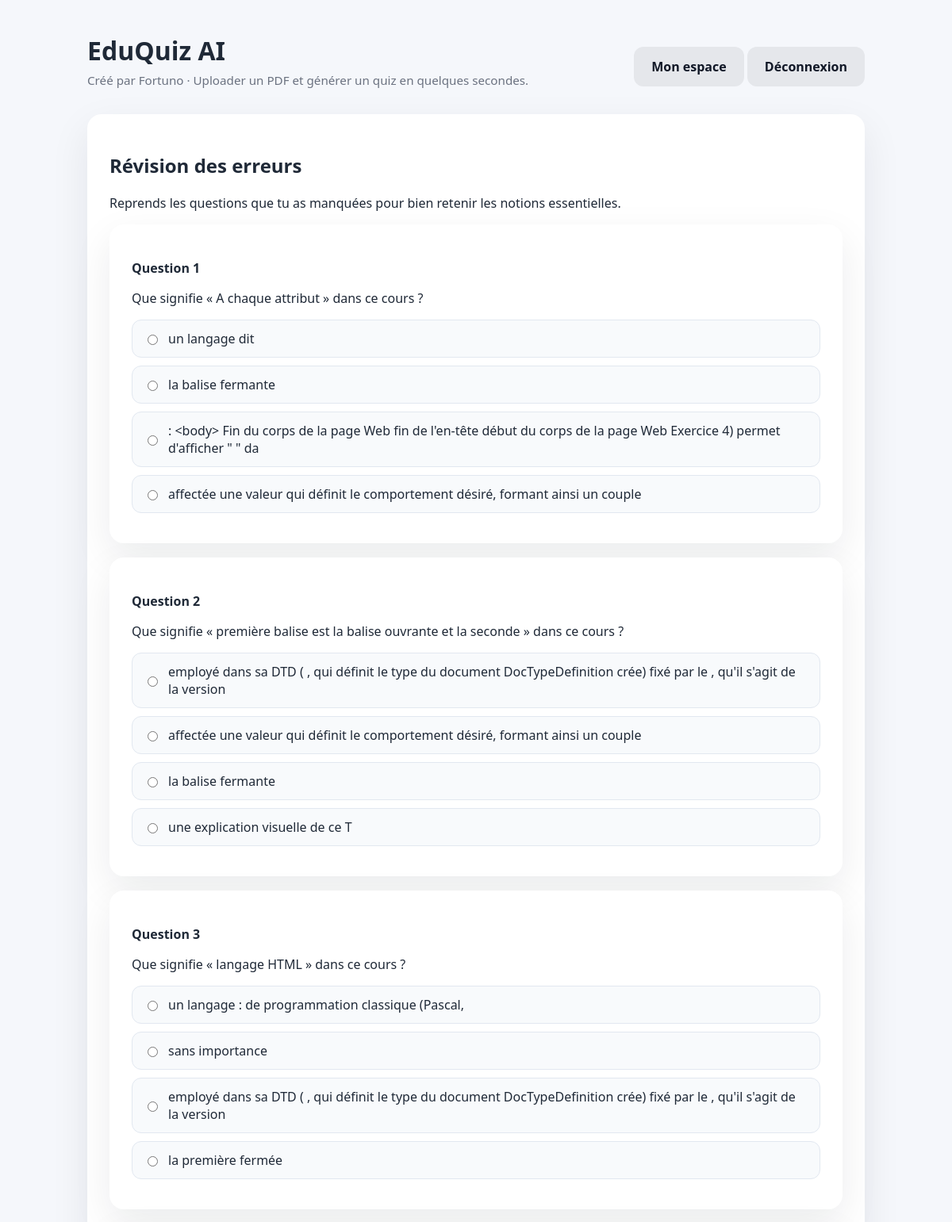
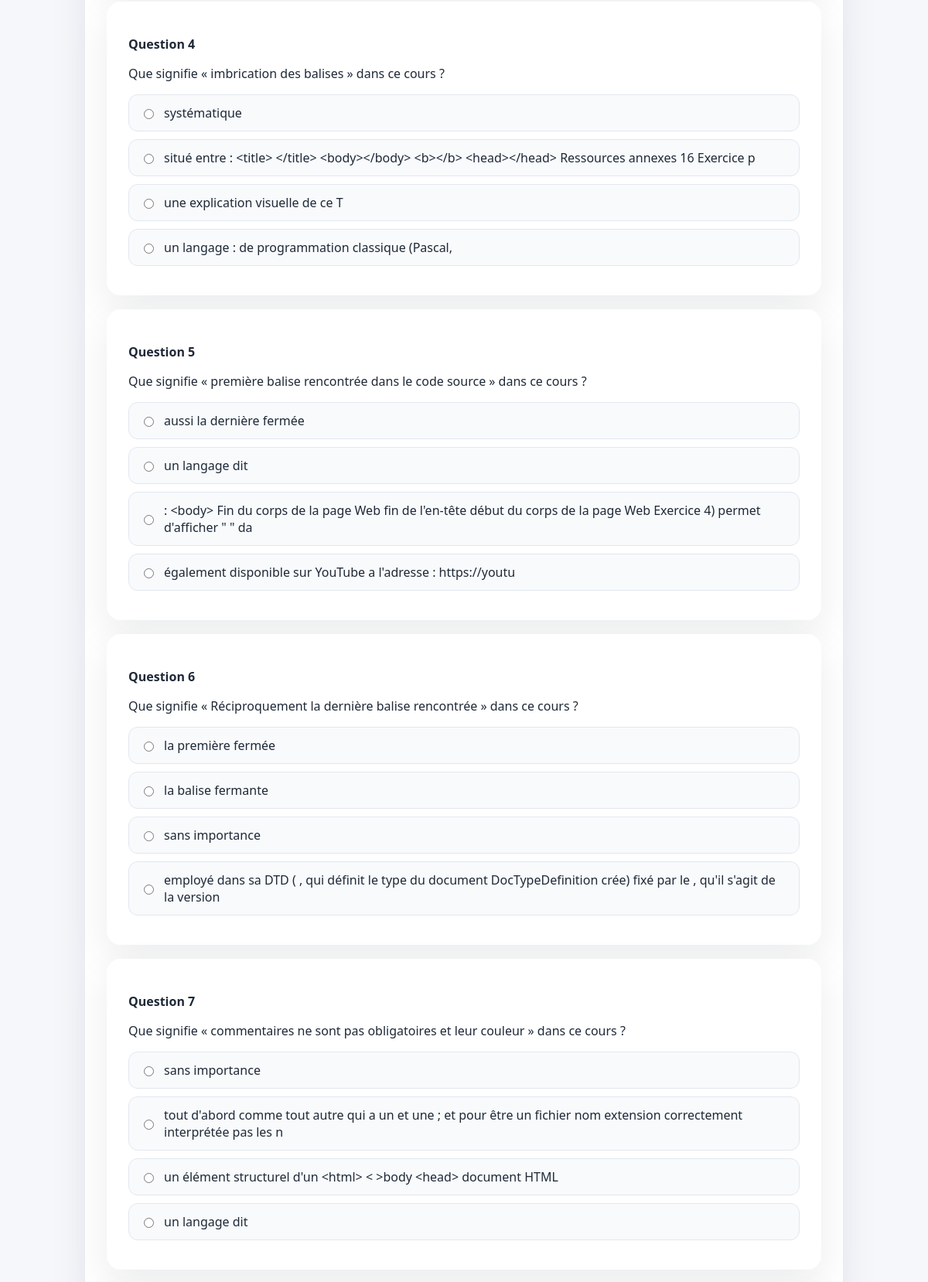
Screenshot of /review/4/ (signed in, upper part) with the database file from the repository (2 pictures, top to bottom).
### quiz/models.py (models this page shows, shortened)
class Answer(models.Model):
    attempt = models.ForeignKey(
        QuizAttempt,
        on_delete=models.CASCADE,
        related_name='answers',
    )
    question = models.ForeignKey(QuizQuestion, on_delete=models.CASCADE)
    selected_option = models.CharField(max_length=1, choices=OPTION_CHOICES)
    is_correct = models.BooleanField(default=False)

class QuizQuestion(models.Model):
    quiz = models.ForeignKey(
        Quiz,
        on_delete=models.CASCADE,
        related_name='questions',
    )
    text = models.TextField()
    option_a = models.CharField(max_length=255)
    option_b = models.CharField(max_length=255)
    option_c = models.CharField(max_length=255)
    option_d = models.CharField(max_length=255)
    correct_option = models.CharField(max_length=1, choices=OPTION_CHOICES)
    explanation = models.TextField(blank=True)
    def all_options(self):
        return [
            ('a', self.option_a),
            ('b', self.option_b),
            ('c', self.option_c),
            ('d', self.option_d),
        ]

### quiz/views.py (the view, shortened to what this page needs)
# urls.py: path('review/<int:attempt_id>/', views.review_errors, name='review_errors'),
@login_required
def review_errors(request, attempt_id):
    attempt = get_object_or_404(QuizAttempt, pk=attempt_id, user=request.user)
    wrong_answers = attempt.answers.filter(is_correct=False).select_related('question')
    review_data = None
    return render(
        request,
        'quiz/review.html',
        {
            'attempt': attempt,
            'wrong_answers': wrong_answers,
            'review_data': review_data,
        },
    )

### quiz/templates/quiz/review.html (shortened to what this page needs)
{% extends 'quiz/base.html' %}
{% block content %}
<div class="quiz-card">
    <h2>Révision des erreurs</h2>
    <p>Reprends les questions que tu as manquées pour bien retenir les notions essentielles.</p>
    {% if wrong_answers %}
        {% if review_data %}
            <div class="panel">
                <h3>Résultat de ta révision</h3>
                <p>Corrections réussies : <strong>{{ review_data.corrected }}/{{ review_data.max_score }}</strong></p>
                <div class="summary-box">
                    <pre style="white-space: pre-wrap; margin:0;">{{ review_data.feedback }}</pre>
                </div>
            </div>
            <a class="button" href="{% url 'quiz:dashboard' %}">Retour au tableau de bord</a>
        {% else %}
            <form method="post">
                {% for answer in wrong_answers %}
                    <div class="panel" style="margin-bottom: 18px;">
                        <p><strong>Question {{ forloop.counter }}</strong></p>
                        <p>{{ answer.question.text }}</p>
                        {% for option_key, option_text in answer.question.all_options %}
                            <label class="radio-label">
                                <input type="radio" name="question_{{ answer.question.id }}" value="{{ option_key }}" />
                                {{ option_text }}
                            </label>
                        {% endfor %}
                    </div>
                {% endfor %}
            </form>
        {% endif %}
    {% else %}
        <div class="panel">
            <p>Félicitations ! Tu n’as aucune erreur à revoir sur ce quiz.</p>
            <a class="button" href="{% url 'quiz:dashboard' %}">Retour au tableau de bord</a>
        </div>
    {% endif %}
</div>
{% endblock %}

### quiz/templates/quiz/base.html (style rules this page uses)
body { margin: 0; font-family: 'Segoe UI', Tahoma, Geneva, Verdana, sans-serif; background: #f5f7fb; color: #1f2937; }
.hero-card, .panel, .form-card, .quiz-card, .result-card { background: #ffffff; border-radius: 18px; box-shadow: 0 18px 50px rgba(15, 23, 42, 0.08); padding: 28px; margin-bottom: 20px; }
.radio-label { display: flex; align-items: center; gap: 10px; padding: 12px 14px; background: #f8fafc; border-radius: 12px; margin-bottom: 10px; border: 1px solid #e2e8f0; cursor: pointer; transition: background 0.2s ease; }
.radio-label input { accent-color: #2563eb; }

### rows the page displays
Answer: question.text "Que signifie « A chaque attribut » dans ce cours ?"
QuizQuestion: all_options "un langage dit" "la balise fermante" ": <body> Fin du corps de la page Web fin de l'en-tête début du corps de la page Web Exercice 4) permet d'afficher \" \" da" "affectée une valeur qui définit le comportement désiré, formant ainsi un couple"
Answer: question.text "Que signifie « première balise est la balise ouvrante et la seconde » dans ce cours ?"
QuizQuestion: all_options "employé dans sa DTD ( , qui définit le type du document DocTypeDefinition crée) fixé par le , qu'il s'agit de la version" "affectée une valeur qui définit le comportement désiré, formant ainsi un couple" "la balise fermante" "une explication visuelle de ce T"
Answer: question.text "Que signifie « langage HTML » dans ce cours ?"
QuizQuestion: all_options "un langage : de programmation classique (Pascal," "sans importance" "employé dans sa DTD ( , qui définit le type du document DocTypeDefinition crée) fixé par le , qu'il s'agit de la version" "la première fermée"
Answer: question.text "Que signifie « imbrication des balises » dans ce cours ?"
QuizQuestion: all_options "systématique" "situé entre : <title> </title> <body></body> <b></b> <head></head> Ressources annexes 16 Exercice p" "une explication visuelle de ce T" "un langage : de programmation classique (Pascal,"
Answer: question.text "Que signifie « première balise rencontrée dans le code source » dans ce cours ?"
QuizQuestion: all_options "aussi la dernière fermée" "un langage dit" ": <body> Fin du corps de la page Web fin de l'en-tête début du corps de la page Web Exercice 4) permet d'afficher \" \" da" "également disponible sur YouTube a l'adresse : https://youtu"
Answer: question.text "Que signifie « Réciproquement la dernière balise rencontrée » dans ce cours ?"
QuizQuestion: all_options "la première fermée" "la balise fermante" "sans importance" "employé dans sa DTD ( , qui définit le type du document DocTypeDefinition crée) fixé par le , qu'il s'agit de la version"
Answer: question.text "Que signifie « commentaires ne sont pas obligatoires et leur couleur » dans ce cours ?"
QuizQuestion: all_options "sans importance" "tout d'abord comme tout autre qui a un et une ; et pour être un fichier nom extension correctement interprétée pas les n" "un élément structurel d'un <html> < >body <head> document HTML" "un langage dit"
